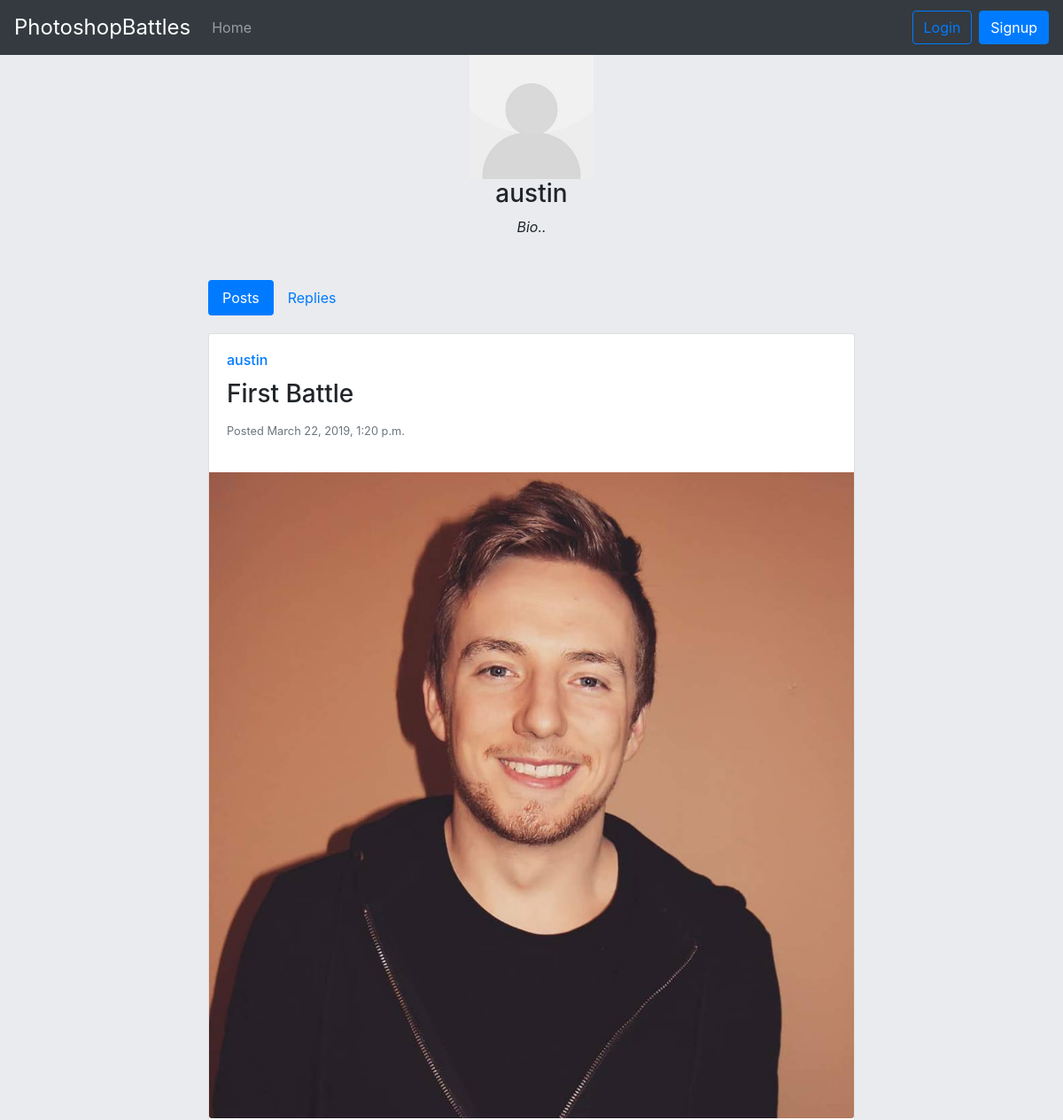
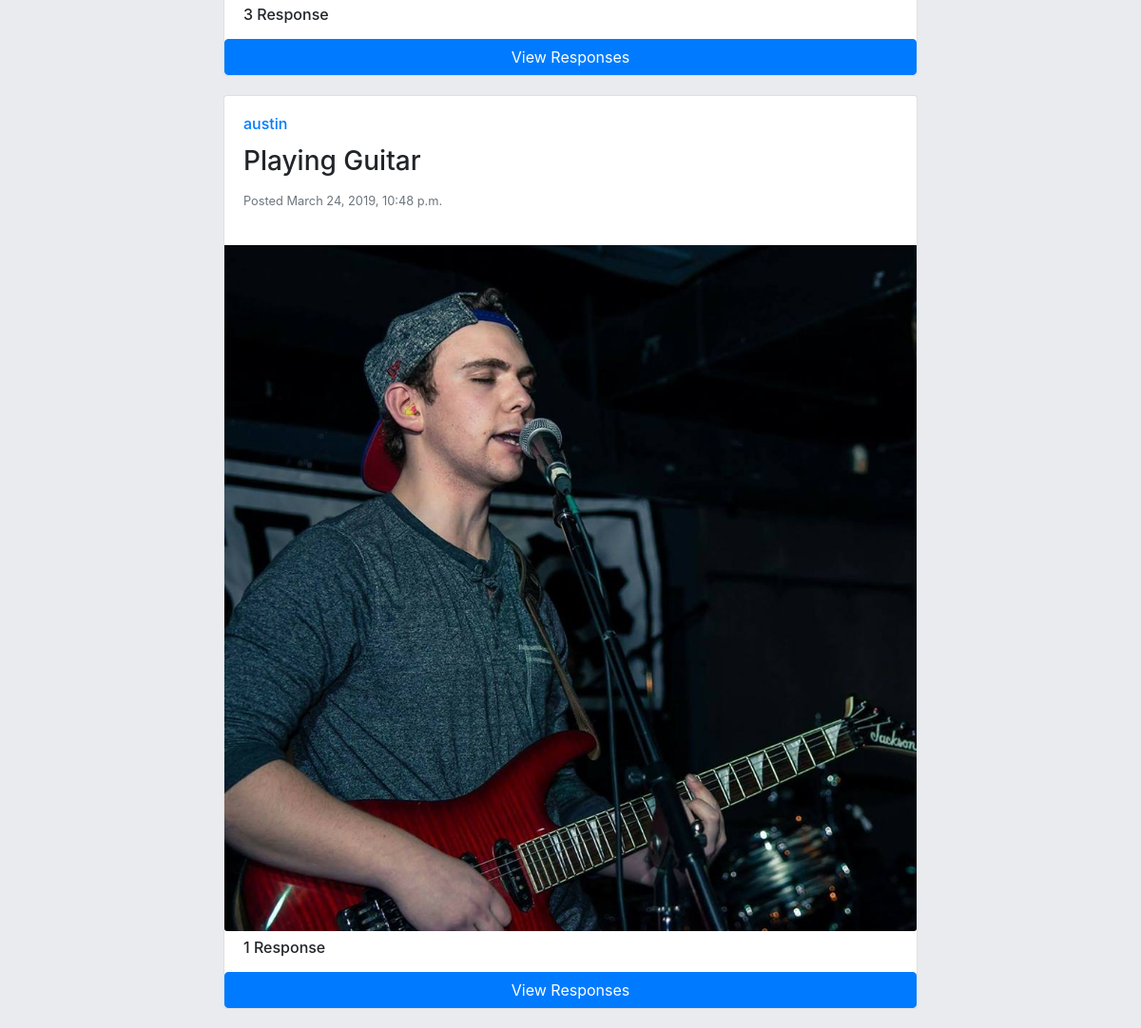
The app's page /profile/austin with its own data (2 pictures, top to bottom).
### accounts/models.py (models this page shows, shortened)
class Profile(models.Model):
    user = models.OneToOneField(User, on_delete=models.CASCADE)
    image = models.ImageField(default='default.jpg',upload_to='profile_pics')
    bio = models.TextField(max_length=400, default='Bio..')

### application/models.py (models this page shows, shortened)
class Post(models.Model):
    user = models.ForeignKey(User,on_delete=models.CASCADE)
    title = models.CharField(max_length=40)
    image = models.ImageField(upload_to='post_pictures')
    pub_date = models.DateTimeField('date published')

### accounts/views.py (the view)
# urls.py: path('profile/<str:username>',profile_view),
def profile_view(request, username):
    user_object = get_object_or_404(User, username=username)
    profile = user_object.profile
    posts_by_user = Post.objects.filter(user=user_object)
    replies_by_user = Reply.objects.filter(user=user_object)
    context = {
        'user_object': user_object,
        'profile': profile,
        'posts_by_user': posts_by_user,
        'replies_by_user': replies_by_user
    }
    return render(request, 'accounts/profile.html', context)

### accounts/templates/accounts/profile.html (shortened to what this page needs)
{% extends 'accounts/base_layout.html' %}
{% block container %}
        <div class="row justify-content-sm-center">
          <div class="col-sm-8">
          <center>
          <img src="/media/{{profile.image}}" width="140" height="140">
        <h3>{{user_object.username}}</h3>
        <em>{{profile.bio}}</em>
        <br><br>
        </center><br>
            <ul class="nav nav-pills mb-3" id="pills-tab" role="tablist">
  <li class="nav-item">
    <a class="nav-link active" id="pills-posts-tab" data-toggle="pill" href="#pills-posts" role="tab" aria-controls="pills-posts" aria-selected="true">Posts</a>
  </li>
  <li class="nav-item">
    <a class="nav-link" id="pills-replies-tab" data-toggle="pill" href="#pills-replies" role="tab" aria-controls="pills-replies" aria-selected="false">Replies</a>
  </li>
</ul>
<div class="tab-content" id="pills-tabContent">
  <div class="tab-pane fade show active" id="pills-posts" role="tabpanel" aria-labelledby="pills-posts-tab">
             {% for post in posts_by_user %}
              {% include 'application/post.html' %}
            {% endfor %}
  </div>
</div>
          </div>
        </div>
    </div>
{% endblock %}

### accounts/templates/accounts/base_layout.html (shortened to what this page needs)
{% load static %}
<!DOCTYPE html>
{% block html %}
<html lang="en">
    {% block head %}
    <head>
        <link rel="stylesheet" href="https://maxcdn.bootstrapcdn.com/bootstrap/4.0.0/css/bootstrap.min.css">
        <link rel="stylesheet" href="{% static 'css/main.css' %}"
        {% block extra_css %}{% endblock %}
    </head>
    {% endblock %}
    {% block body %}
    <body>
        {% block nav %}
   <nav class="navbar navbar-expand-lg navbar-dark bg-dark">
  <a class="navbar-brand site-title" href="/">PhotoshopBattles</a>
  <div class="collapse navbar-collapse" id="navbarSupportedContent">
    <ul class="navbar-nav mr-auto">
      <li class="nav-item">
        <a class="nav-link" href="/">Home</a>
      </li>
      </ul>
    <ul class="navbar-nav m1-auto">
    {% if not user.is_authenticated %}
        <li class="nav-item">
        <a class="btn btn-outline-primary" href="/account/login">Login</a>
      </li>
       <li class="nav-item">
        <a class="btn btn-primary signup-button" href="/account/register">Signup</a>
      </li>
    {% endif %}
    </ul>
  </div>
</nav>
        {% endblock %}
        {% block body_content %}
            <div class="container">
                {% block container %}{% endblock %}
        {% endblock %}
    </body>
    {% endblock %}
</html>
{% endblock %}

### application/templates/application/post.html (shortened to what this page needs)
<div class="post">
  <div class="card">
    <div class="card-body">
      <h6 class="card-title username"><a href="/profile/{{post.user}}">{{post.user}}</a></h6>
      <h3 class="card-title post-title">{{post.title}}</h6>
      <p class="card-text date-posted post-date"><small class="text-muted">Posted {{post.pub_date}}</small></p>
    </div>
    <img class="card-img-bottom" src="/media/{{ post.image }}" alt="{{post.title}}" >
    {% if post.reply_set.all %}
    {% if post.reply_set.count >= 1 %}
    <h6 class="reply-heading">{{ post.reply_set.count }} Response</h6>
    <button type="button" class="btn btn-primary" data-toggle="modal" data-target=".bd-example-modal-md-{{post.id}}">View Responses</button>
    {% endif %}
    {% endif %}
  </div>
</div>

### static/css/main.css (style rules this page uses)
body { background: #E9EBEE; }
@media only screen and (min-width: 992px) { .signup-button { margin-left: 8px; } }
.site-title { font-size: 1.5rem; }
.post { margin: 20px 0; }
.reply-heading { padding: 0.5rem 1.25rem; }
.post-date { float:left; }

### records on screen
Profile: image (placeholder picture), bio "Bio.."
Post: user "austin", title "First Battle", pub_date "March 22, 2019, 1:20 p.m.", image (picture), reply_set.count "3"
Post: user "austin", title "Playing Guitar", pub_date "March 24, 2019, 10:48 p.m.", image (picture), reply_set.count "1"

### other values on screen
{{ user_object.username }} "austin"
